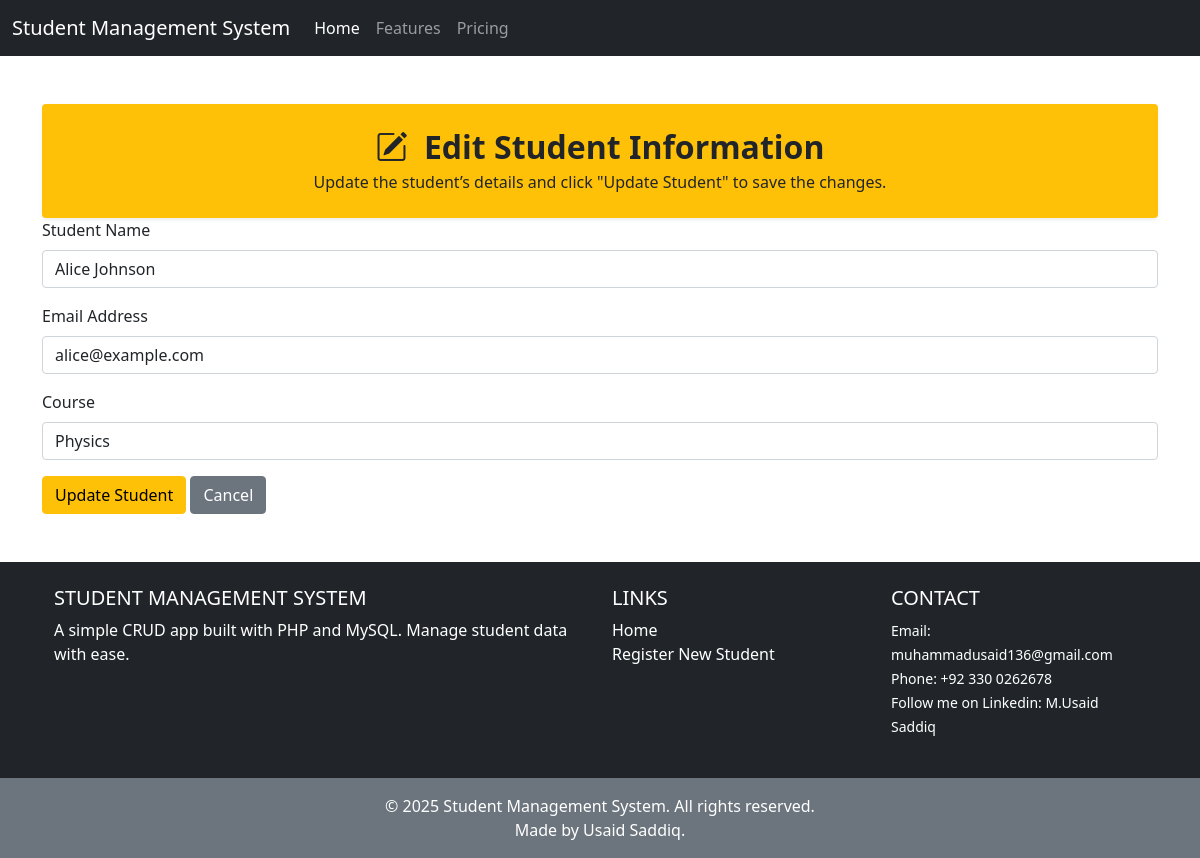
The page /edit.php?id=1 on the database its author committed.
### tables this page shows
CREATE TABLE `students` (
  `id` int(11) NOT NULL,
  `name` varchar(100) NOT NULL,
  `email` varchar(100) NOT NULL,
  `course` varchar(100) NOT NULL,
  `registration_date` date DEFAULT curdate()
);

### edit.php (the view, shortened to what this page needs)
<?php
include "config.php";
if (isset($_GET['id']) && !empty($_GET['id'])) {
    $id = intval($_GET['id']);
} else {
    echo "<div class='alert alert-danger'>Student ID is not provided!</div>";
    exit;
}
$sql = "SELECT * FROM students WHERE id = $id";
$result = mysqli_query($conn, $sql);
$student = mysqli_fetch_assoc($result);
?>
<!DOCTYPE html>
<html lang="en">
<head>
    <link href="https://cdn.jsdelivr.net/npm/bootstrap@5.0.2/dist/css/bootstrap.min.css" rel="stylesheet"
>
    <link rel="stylesheet" href="https://cdn.jsdelivr.net/npm/bootstrap-icons@1.10.5/font/bootstrap-icons.css">
</head>
<body>
    <nav class="navbar navbar-expand-lg navbar-dark bg-dark">
        <div class="container-fluid">
            <a class="navbar-brand" href="#">Student Management System </a>
            <div class="collapse navbar-collapse" id="navbarNav">
                <ul class="navbar-nav">
                    <li class="nav-item">
                        <a class="nav-link active" aria-current="page" href="#">Home</a>
                    </li>
                    <li class="nav-item">
                        <a class="nav-link" href="#">Features</a>
                    </li>
                    <li class="nav-item">
                        <a class="nav-link" href="#">Pricing</a>
                    </li>
                </ul>
            </div>
        </div>
    </nav>
    <div class="container mt-5">
        <div class="text-center bg-warning text-dark py-4 px-3 rounded shadow-sm">
            <h2 class="fw-bold mb-1">
                <i class="bi bi-pencil-square me-2"></i> Edit Student Information
            </h2>
            <p class="mb-0">Update the student’s details and click "Update Student" to save the changes.</p>
        </div>
        <form method="POST" action="edit.php?id=<?= $id; ?>">
            <div class="mb-3">
                <label for="name" class="form-label">Student Name</label>
                <input type="text" class="form-control" value="<?= htmlspecialchars($student['name']) ?>" id="name"
                    name="name">
            </div>
            <div class="mb-3">
                <label for="email" class="form-label">Email Address</label>
                <input type="email" class="form-control" value="<?= htmlspecialchars($student['email']) ?>" id="email"
                    name="email">
            </div>
            <div class="mb-3">
                <label for="course" class="form-label">Course</label>
                <input type="text" class="form-control" value="<?= htmlspecialchars($student['course']) ?>" id="course"
                    name="course">
            </div>
            <button type="submit" class="btn btn-warning">Update Student</button>
            <a href="index.php" class="btn btn-secondary">Cancel</a>
        </form>
    </div>
    <footer class="bg-dark text-white text-center text-lg-start mt-5">
        <div class="container p-4">
            <div class="row">
                <div class="col-lg-6 col-md-12 mb-4 mb-md-0">
                    <h5 class="text-uppercase">Student Management System</h5>
                    <p>A simple CRUD app built with PHP and MySQL. Manage student data with ease.</p>
                </div>
                <div class="col-lg-3 col-md-6 mb-4 mb-md-0">
                    <h5 class="text-uppercase">Links</h5>
                    <ul class="list-unstyled mb-0">
                        <li><a href="index.php" class="text-white text-decoration-none">Home</a></li>
                        <li><a href="add.php" class="text-white text-decoration-none">Register New Student</a></li>
                    </ul>
                </div>
                <div class="col-lg-3 col-md-6 mb-4 mb-md-0">
                    <h5 class="text-uppercase">Contact</h5>
                    <ul class="list-unstyled">
                        <li><small>Email: <a class="text-white text-decoration-none"
                                    href="mailto:muhammadusaid136@gmail.com">muhammadusaid136@gmail.com</a></small></li>
                        <li><small>Phone: <a class="text-white text-decoration-none" href="tel:+923300262678">+92 330
                                    0262678</a></small></li>
                        <li><small>Follow me on Linkedin: <a class="text-white text-decoration-none" href="https://www.linkedin.com/in/m-usaid-saddiq-110500320" target="_blank">M.Usaid Saddiq</a></small></li>
                                        </ul>
                </div>
            </div>
        </div>
        <div class="text-center p-3 bg-secondary">
            © <?= date("Y") ?> Student Management System. All rights reserved.<br> Made by Usaid Saddiq.
        </div>
    </footer>
</body>
</html>

### rows shown on the page
students: name "Alice Johnson", email "alice@example.com", course "Physics"
